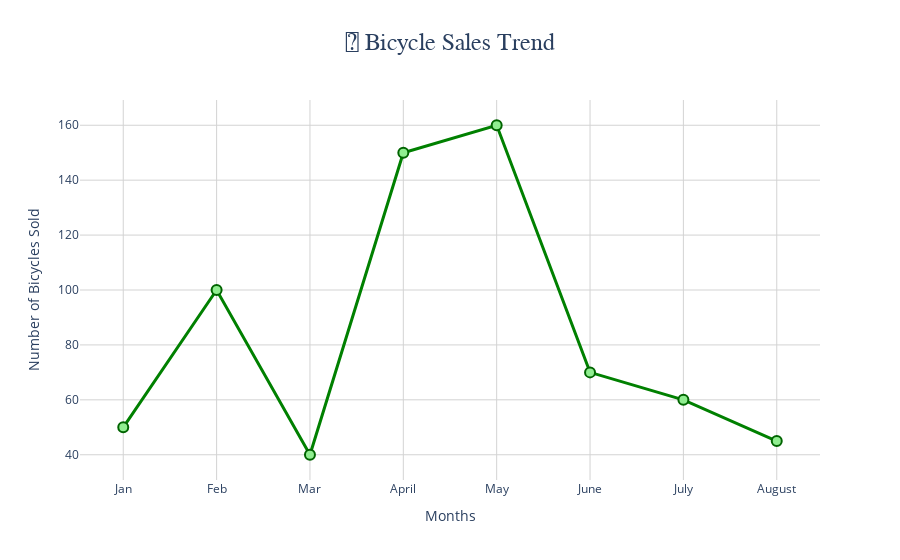

The notebook cell this image was saved under:
### Code cell
import plotly.graph_objects as go

numberofbicyclessold_array = [50, 100, 40, 150, 160, 70, 60, 45]
months_array = ["Jan", "Feb", "Mar", "April", "May", "June", "July", "August"]

fig = go.Figure()

fig.add_trace(go.Scatter(
    x=months_array, 
    y=numberofbicyclessold_array, 
    mode='lines+markers',   # keep line, add points
    line=dict(color='green', width=3, dash='solid'),
    marker=dict(size=10, color='lightgreen', line=dict(width=2, color='darkgreen')),
    hovertemplate="Month: %{x}<br>Bicycles Sold: %{y}<extra></extra>"
))

fig.update_layout(
    title=dict(
        text=' Bicycle Sales Trend',
        x=0.5,
        xanchor='center',
        font=dict(size=24, family="Arial Black")
    ),
    xaxis=dict(
        title='Months',
        gridcolor='lightgrey'
    ),
    yaxis=dict(
        title='Number of Bicycles Sold',
        gridcolor='lightgrey'
    ),
    plot_bgcolor='white',
    paper_bgcolor='white'
)

fig.show()

### Figure 1 — Plotly figure (JSON) as saved in the notebook; plotly's stock layout.template omitted (floating-point values rounded to 4 significant figures)
{"data": [{"hovertemplate": "Month: %{x}<br>Bicycles Sold: %{y}<extra></extra>", "line": {"color": "green", "dash": "solid", "width": 3}, "marker": {"color": "lightgreen", "line": {"color": "darkgreen", "width": 2}, "size": 10}, "mode": "lines+markers", "type": "scatter", "x": ["Jan", "Feb", "Mar", "April", "May", "June", "July", "August"], "y": [50, 100, 40, 150, 160, 70, 60, 45]}], "layout": {"paper_bgcolor": "white", "plot_bgcolor": "white", "title": {"font": {"family": "Arial Black", "size": 24}, "text": "🚴 Bicycle Sales Trend", "x": 0.5, "xanchor": "center"}, "xaxis": {"gridcolor": "lightgrey", "title": {"text": "Months"}}, "yaxis": {"gridcolor": "lightgrey", "title": {"text": "Number of Bicycles Sold"}}}}
